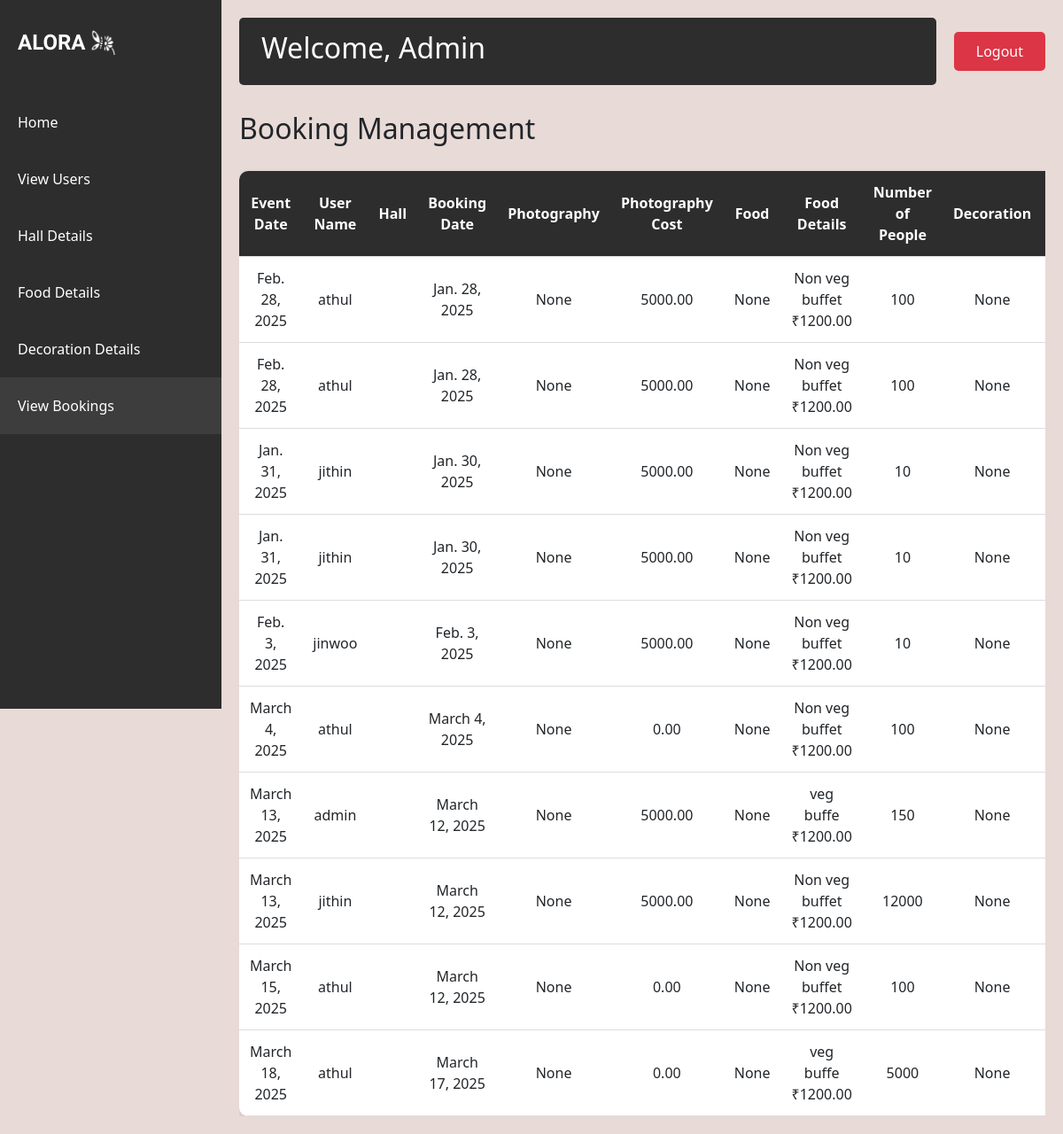
The app's page /admin_view_booking, older data.
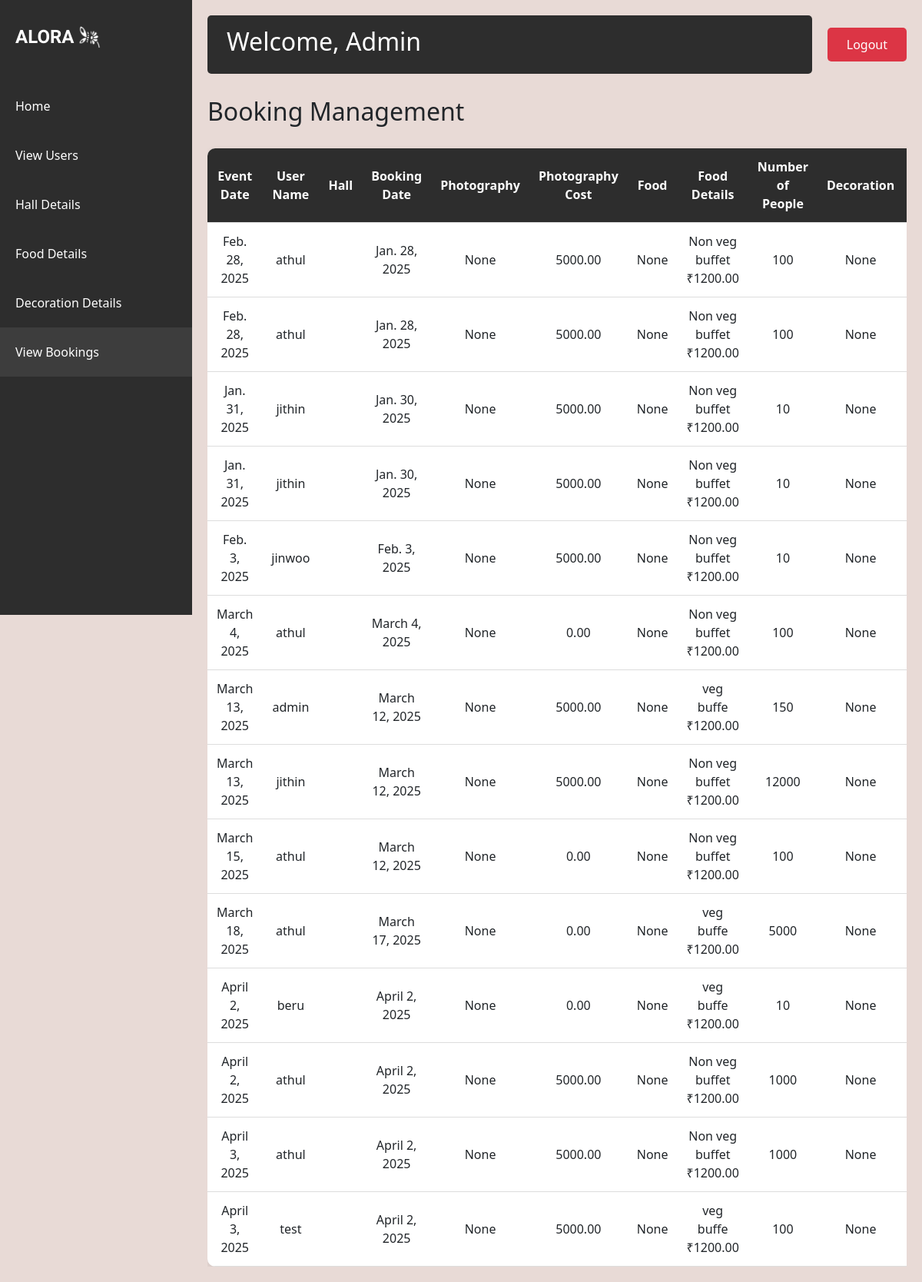
The same page, newer data.
### app/models.py (models this page shows)
class Bookings(models.Model):
    event_date=models.DateField(null=True)
    event_status=models.CharField(max_length=100,default='pending')
    user_id=models.ForeignKey(User,on_delete=models.CASCADE)
    hall_id=models.ForeignKey(Halls,on_delete=models.CASCADE)
    booking_date=models.DateField(auto_now_add=True)
    payment_status=models.CharField(max_length=100)
    photography=models.CharField(max_length=100,null=True,blank=True)
    no_of_persons=models.IntegerField(null=True,blank=True)
    food_value=models.BooleanField(null=True,blank=True)
    food=models.ForeignKey(Food,on_delete=models.CASCADE)
    decoration_value=models.BooleanField(null=True,blank=True)
    decoration=models.ForeignKey(Decoration,on_delete=models.CASCADE)
    photography_cost=models.DecimalField(max_digits=10,decimal_places=2)
    total_payment=models.DecimalField(max_digits=10,decimal_places=2)

class Food(models.Model):
    food_image=models.FileField(upload_to='images/')
    food_price=models.DecimalField(max_digits=10,decimal_places=2)
    food_name=models.CharField(max_length=100,null=True)

### app/views.py (the view)
# urls.py: path('admin_view_booking',views.admin_view_booking,name='admin_view_booking'),
def admin_view_booking(request):
    book=Bookings.objects.all()
    return render(request,'admin_booking.html',{'data':book})

### templates/admin_booking.html (shortened to what this page needs)
<!DOCTYPE html>
<html lang="en">
<head>
    {% load static %}
    <link href="https://cdn.jsdelivr.net/npm/bootstrap@5.3.0/dist/css/bootstrap.min.css" rel="stylesheet">
</head>
<body>
    <div class="sidebar">
        <div class="logo-container">
            <div class="logo">ALORA</div>
            <img src="{% static 'aloral.png' %}" alt="Light Bulb" class="logo-image">
        </div>
        <nav class="nav flex-column">
            <a class="nav-link" href="{% url 'admin' %}">Home</a>
            <a class="nav-link" href="{% url 'viewusers' %}">View Users</a>
            <a class="nav-link" href="{% url 'halldetails' %}">Hall Details</a>
            <a class="nav-link" href="{% url 'fooddetails' %}">Food Details</a>
            <a class="nav-link" href="{% url 'decorationdetails' %}">Decoration Details</a>
            <a class="nav-link active" href="{% url 'admin_view_booking' %}">View Bookings</a>
        </nav>
    </div>
    <div class="main-content">
        <div class="top-nav">
            <div class="welcome-section">
                <h2>Welcome, Admin</h2>
            </div>
            <a href="{% url 'logout' %}" class="logout-btn">Logout</a>
        </div>
        <h2>Booking Management</h2>
        <div style="overflow-x: auto;">
            {% if data %}
                <table class="booking-table">
                    <thead>
                        <tr>
                            <th>Event Date</th>
                            <th>User Name</th>
                            <th>Hall</th>
                            <th>Booking Date</th>
                            <th>Photography</th>
                            <th>Photography Cost</th>
                            <th>Food</th>
                            <th>Food Details</th>
                            <th>Number of People</th>
                            <th>Decoration</th>
                            <th>Decoration Details</th>
                        </tr>
                    </thead>
                    <tbody>
                        {% for x in data %}
                        <tr>
                            <td>{{ x.event_date }}</td>
                            <td>{{ x.user_id.username }}</td>
                            <td>{{ x.hall_id.name }}</td>
                            <td>{{ x.booking_date }}</td>
                            <td>{{ x.photography }}</td>
                            <td>{{ x.photography_cost }}</td>
                            <td>{{ x.food_value }}</td>
                            <td>{{ x.food.food_name }} <br> ₹{{ x.food.food_price }}</td>
                            <td>{{ x.no_of_persons }}</td>
                            <td>{{ x.decoration_value }}</td>
                            <td>{{ x.decoration.decoration_name }} <br> ₹{{ x.decoration.decoration_price }}</td>
                        </tr>
                        {% endfor %}
                    </tbody>
                </table>
            {% else %}
                <p>No bookings found.</p>
            {% endif %}
        </div>
    </div>
</body>
</html>

### templates/admin_booking.html (style rules this page uses)
body { background-color: #e8dad6; min-height: 100vh; }
.sidebar { background-color: #2d2d2d; color: white; min-height: 100vh; padding-top: 20px; position: fixed; width: 250px; }
.logo-container { display: flex; align-items: center; justify-content: flex-start; padding: 10px 20px; margin-bottom: 30px; }
.logo { font-family: 'Irish Grover'; font-size: 24px; font-weight: bold; }
.logo-image { width: 30px; height: 30px; margin-left: 5px; }
.nav-link { color: #ffffff; padding: 20px 20px; transition: all 0.3s; font-size: 16px; }
.nav-link.active { background-color: #3d3d3d; }
.main-content { margin-left: 250px; padding: 20px; }
.top-nav { display: flex; justify-content: space-between; align-items: center; margin-bottom: 30px; }
.welcome-section { background-color: #2d2d2d; color: white; padding: 15px 25px; border-radius: 5px; flex-grow: 1; margin-right: 20px; }
.logout-btn { background-color: #dc3545; color: white; border: none; padding: 10px 25px; border-radius: 5px; text-decoration: none; transition: background-color 0.3s; }
.booking-table { width: 100%; border-collapse: collapse; margin-top: 20px; background-color: white; border-radius: 10px; overflow: hidden; box-shadow: 0 4px 10px rgba(0, 0, 0, 0.1); }
.booking-table th, .booking-table td { padding: 12px; text-align: center; border-bottom: 1px solid #ddd; }
.booking-table th { background-color: #2d2d2d; color: white; }

Row changes from the older to the newer data that the page shows:
added Bookings: event_date "April 2, 2025", user_id.username "beru", booking_date "April 2, 2025", photography "None", photography_cost "0.00", food_value "None", food.food_name "veg buffe", food.food_price "1200.00", no_of_persons "10", decoration_value "None"
added Bookings: event_date "April 2, 2025", user_id.username "athul", booking_date "April 2, 2025", photography "None", photography_cost "5000.00", food_value "None", food.food_name "Non veg buffet", food.food_price "1200.00", no_of_persons "1000", decoration_value "None"
added Bookings: event_date "April 3, 2025", user_id.username "athul", booking_date "April 2, 2025", photography "None", photography_cost "5000.00", food_value "None", food.food_name "Non veg buffet", food.food_price "1200.00", no_of_persons "1000", decoration_value "None"
added Bookings: event_date "April 3, 2025", user_id.username "test", booking_date "April 2, 2025", photography "None", photography_cost "5000.00", food_value "None", food.food_name "veg buffe", food.food_price "1200.00", no_of_persons "100", decoration_value "None"
